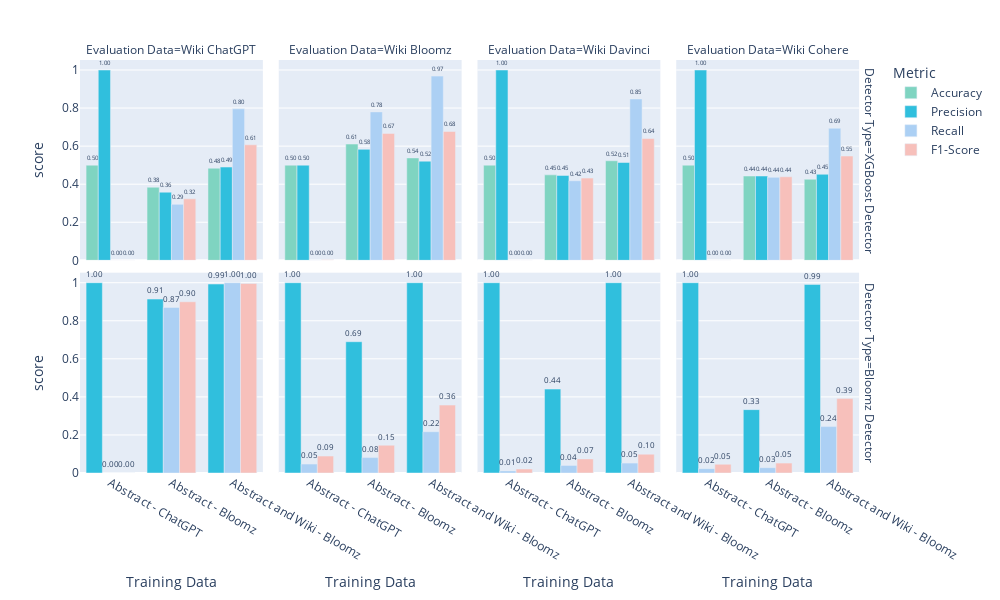

Notebook cell for this chart:
### Code cell
import plotly.express as px

# Filter out NaN values from the relevant columns
results_clean = results.dropna(subset=["score", "Training Data", "Metric", "Evaluation Data", "Detector Type"])

# Create the bar plot with increased figure size
fig = px.bar(results_clean, 
             x="Training Data", 
             y="score", 
             color="Metric", 
             barmode="group",
             facet_col="Evaluation Data", 
             facet_row="Detector Type",
             height=600,  # Set the height of the figure
             width=1000,
             text="score",
             category_orders={"Metric": ["Accuracy", "Precision", "Recall", "F1-Score"]},
             color_discrete_map={'Accuracy': '#7FD4C1', 'Precision': '#30BFDD', 'Recall': '#ACD0F4', 'F1-Score': '#F7C0BB'})  # Set the width of the figure

# Format the bar plot for better readability
fig.update_traces(texttemplate='%{text:.2f}', textposition='outside', cliponaxis=False)

# Dynamically update x-ticks for each facet cell
facet_cols = results_clean["Evaluation Data"].unique()  # Unique facets in `facet_row`
facet_rows = results_clean["Detector Type"].unique()    # Unique facets in `facet_col`

for row_idx, row_val in enumerate(facet_rows):
    for col_idx, col_val in enumerate(facet_cols):
        # Filter data for the specific facet cell
        facet_data = results_clean[
            (results_clean["Evaluation Data"] == row_val) & 
            (results_clean["Detector Type"] == col_val)
        ]
        # Get unique `Training Data` categories for this facet cell
        visible_ticks = facet_data["Training Data"].unique()

        # Update x-axis for this facet cell
        fig.update_xaxes(
            categoryorder="array",   # Reorder x-axis categories
            categoryarray=visible_ticks,  # Only include categories with data
            matches=None,  # Ensure axes adjustments are independent
            row=row_idx + 1,  # Row index in Plotly is 1-based
            col=col_idx + 1   # Column index in Plotly is 1-based
        )

# Show the plot
fig.show()

### Figure 1 — Plotly figure (JSON) as saved in the notebook; plotly's stock layout.template omitted (floating-point values rounded to 4 significant figures)
{"data": [{"alignmentgroup": "True", "cliponaxis": false, "hovertemplate": "Metric=Accuracy<br>Detector Type=XGBoost Detector<br>Evaluation Data=Wiki ChatGPT<br>Training Data=%{x}<br>score=%{text}<extra></extra>", "legendgroup": "Accuracy", "marker": {"color": "#7FD4C1", "pattern": {"shape": ""}}, "name": "Accuracy", "offsetgroup": "Accuracy", "orientation": "v", "showlegend": true, "text": [0.5, 0.384, 0.484], "textposition": "outside", "texttemplate": "%{text:.2f}", "type": "bar", "x": ["Abstract - ChatGPT", "Abstract - Bloomz", "Abstract and Wiki - Bloomz"], "xaxis": "x5", "y": [0.5, 0.384, 0.484], "yaxis": "y5"}, {"alignmentgroup": "True", "cliponaxis": false, "hovertemplate": "Metric=Accuracy<br>Detector Type=XGBoost Detector<br>Evaluation Data=Wiki Bloomz<br>Training Data=%{x}<br>score=%{text}<extra></extra>", "legendgroup": "Accuracy", "marker": {"color": "#7FD4C1", "pattern": {"shape": ""}}, "name": "Accuracy", "offsetgroup": "Accuracy", "orientation": "v", "showlegend": false, "text": [0.5, 0.611, 0.538], "textposition": "outside", "texttemplate": "%{text:.2f}", "type": "bar", "x": ["Abstract - ChatGPT", "Abstract - Bloomz", "Abstract and Wiki - Bloomz"], "xaxis": "x6", "y": [0.5, 0.611, 0.538], "yaxis": "y6"}, {"alignmentgroup": "True", "cliponaxis": false, "hovertemplate": "Metric=Accuracy<br>Detector Type=XGBoost Detector<br>Evaluation Data=Wiki Davinci<br>Training Data=%{x}<br>score=%{text}<extra></extra>", "legendgroup": "Accuracy", "marker": {"color": "#7FD4C1", "pattern": {"shape": ""}}, "name": "Accuracy", "offsetgroup": "Accuracy", "orientation": "v", "showlegend": false, "text": [0.5, 0.449, 0.523], "textposition": "outside", "texttemplate": "%{text:.2f}", "type": "bar", "x": ["Abstract - ChatGPT", "Abstract - Bloomz", "Abstract and Wiki - Bloomz"], "xaxis": "x7", "y": [0.5, 0.449, 0.523], "yaxis": "y7"}, {"alignmentgroup": "True", "cliponaxis": false, "hovertemplate": "Metric=Accuracy<br>Detector Type=XGBoost Detector<br>Evaluation Data=Wiki Cohere<br>Training Data=%{x}<br>score=%{text}<extra></extra>", "legendgroup": "Accuracy", "marker": {"color": "#7FD4C1", "pattern": {"shape": ""}}, "name": "Accuracy", "offsetgroup": "Accuracy", "orientation": "v", "showlegend": false, "text": [0.5, 0.443, 0.426], "textposition": "outside", "texttemplate": "%{text:.2f}", "type": "bar", "x": ["Abstract - ChatGPT", "Abstract - Bloomz", "Abstract and Wiki - Bloomz"], "xaxis": "x8", "y": [0.5, 0.443, 0.426], "yaxis": "y8"}, {"alignmentgroup": "True", "cliponaxis": false, "hovertemplate": "Metric=Precision<br>Detector Type=XGBoost Detector<br>Evaluation Data=Wiki ChatGPT<br>Training Data=%{x}<br>score=%{text}<extra></extra>", "legendgroup": "Precision", "marker": {"color": "#30BFDD", "pattern": {"shape": ""}}, "name": "Precision", "offsetgroup": "Precision", "orientation": "v", "showlegend": true, "text": [1, 0.358, 0.49], "textposition": "outside", "texttemplate": "%{text:.2f}", "type": "bar", "x": ["Abstract - ChatGPT", "Abstract - Bloomz", "Abstract and Wiki - Bloomz"], "xaxis": "x5", "y": [1, 0.358, 0.49], "yaxis": "y5"}, {"alignmentgroup": "True", "cliponaxis": false, "hovertemplate": "Metric=Precision<br>Detector Type=XGBoost Detector<br>Evaluation Data=Wiki Bloomz<br>Training Data=%{x}<br>score=%{text}<extra></extra>", "legendgroup": "Precision", "marker": {"color": "#30BFDD", "pattern": {"shape": ""}}, "name": "Precision", "offsetgroup": "Precision", "orientation": "v", "showlegend": false, "text": [0.5, 0.583, 0.521], "textposition": "outside", "texttemplate": "%{text:.2f}", "type": "bar", "x": ["Abstract - ChatGPT", "Abstract - Bloomz", "Abstract and Wiki - Bloomz"], "xaxis": "x6", "y": [0.5, 0.583, 0.521], "yaxis": "y6"}, {"alignmentgroup": "True", "cliponaxis": false, "hovertemplate": "Metric=Precision<br>Detector Type=XGBoost Detector<br>Evaluation Data=Wiki Davinci<br>Training Data=%{x}<br>score=%{text}<extra></extra>", "legendgroup": "Precision", "marker": {"color": "#30BFDD", "pattern": {"shape": ""}}, "name": "Precision", "offsetgroup": "Precision", "orientation": "v", "showlegend": false, "text": [1, 0.446, 0.514], "textposition": "outside", "texttemplate": "%{text:.2f}", "type": "bar", "x": ["Abstract - ChatGPT", "Abstract - Bloomz", "Abstract and Wiki - Bloomz"], "xaxis": "x7", "y": [1, 0.446, 0.514], "yaxis": "y7"}, {"alignmentgroup": "True", "cliponaxis": false, "hovertemplate": "Metric=Precision<br>Detector Type=XGBoost Detector<br>Evaluation Data=Wiki Cohere<br>Training Data=%{x}<br>score=%{text}<extra></extra>", "legendgroup": "Precision", "marker": {"color": "#30BFDD", "pattern": {"shape": ""}}, "name": "Precision", "offsetgroup": "Precision", "orientation": "v", "showlegend": false, "text": [1, 0.443, 0.452], "textposition": "outside", "texttemplate": "%{text:.2f}", "type": "bar", "x": ["Abstract - ChatGPT", "Abstract - Bloomz", "Abstract and Wiki - Bloomz"], "xaxis": "x8", "y": [1, 0.443, 0.452], "yaxis": "y8"}, {"alignmentgroup": "True", "cliponaxis": false, "hovertemplate": "Metric=Precision<br>Detector Type=Bloomz Detector<br>Evaluation Data=Wiki ChatGPT<br>Training Data=%{x}<br>score=%{text}<extra></extra>", "legendgroup": "Precision", "marker": {"color": "#30BFDD", "pattern": {"shape": ""}}, "name": "Precision", "offsetgroup": "Precision", "orientation": "v", "showlegend": false, "text": [1, 0.914, 0.993], "textposition": "outside", "texttemplate": "%{text:.2f}", "type": "bar", "x": ["Abstract - ChatGPT", "Abstract - Bloomz", "Abstract and Wiki - Bloomz"], "xaxis": "x", "y": [1, 0.914, 0.993], "yaxis": "y"}, {"alignmentgroup": "True", "cliponaxis": false, "hovertemplate": "Metric=Precision<br>Detector Type=Bloomz Detector<br>Evaluation Data=Wiki Bloomz<br>Training Data=%{x}<br>score=%{text}<extra></extra>", "legendgroup": "Precision", "marker": {"color": "#30BFDD", "pattern": {"shape": ""}}, "name": "Precision", "offsetgroup": "Precision", "orientation": "v", "showlegend": false, "text": [1, 0.69, 1], "textposition": "outside", "texttemplate": "%{text:.2f}", "type": "bar", "x": ["Abstract - ChatGPT", "Abstract - Bloomz", "Abstract and Wiki - Bloomz"], "xaxis": "x2", "y": [1, 0.69, 1], "yaxis": "y2"}, {"alignmentgroup": "True", "cliponaxis": false, "hovertemplate": "Metric=Precision<br>Detector Type=Bloomz Detector<br>Evaluation Data=Wiki Davinci<br>Training Data=%{x}<br>score=%{text}<extra></extra>", "legendgroup": "Precision", "marker": {"color": "#30BFDD", "pattern": {"shape": ""}}, "name": "Precision", "offsetgroup": "Precision", "orientation": "v", "showlegend": false, "text": [1, 0.441, 1], "textposition": "outside", "texttemplate": "%{text:.2f}", "type": "bar", "x": ["Abstract - ChatGPT", "Abstract - Bloomz", "Abstract and Wiki - Bloomz"], "xaxis": "x3", "y": [1, 0.441, 1], "yaxis": "y3"}, {"alignmentgroup": "True", "cliponaxis": false, "hovertemplate": "Metric=Precision<br>Detector Type=Bloomz Detector<br>Evaluation Data=Wiki Cohere<br>Training Data=%{x}<br>score=%{text}<extra></extra>", "legendgroup": "Precision", "marker": {"color": "#30BFDD", "pattern": {"shape": ""}}, "name": "Precision", "offsetgroup": "Precision", "orientation": "v", "showlegend": false, "text": [1, 0.333, 0.991], "textposition": "outside", "texttemplate": "%{text:.2f}", "type": "bar", "x": ["Abstract - ChatGPT", "Abstract - Bloomz", "Abstract and Wiki - Bloomz"], "xaxis": "x4", "y": [1, 0.333, 0.991], "yaxis": "y4"}, {"alignmentgroup": "True", "cliponaxis": false, "hovertemplate": "Metric=Recall<br>Detector Type=XGBoost Detector<br>Evaluation Data=Wiki ChatGPT<br>Training Data=%{x}<br>score=%{text}<extra></extra>", "legendgroup": "Recall", "marker": {"color": "#ACD0F4", "pattern": {"shape": ""}}, "name": "Recall", "offsetgroup": "Recall", "orientation": "v", "showlegend": true, "text": [0, 0.294, 0.796], "textposition": "outside", "texttemplate": "%{text:.2f}", "type": "bar", "x": ["Abstract - ChatGPT", "Abstract - Bloomz", "Abstract and Wiki - Bloomz"], "xaxis": "x5", "y": [0, 0.294, 0.796], "yaxis": "y5"}, {"alignmentgroup": "True", "cliponaxis": false, "hovertemplate": "Metric=Recall<br>Detector Type=XGBoost Detector<br>Evaluation Data=Wiki Bloomz<br>Training Data=%{x}<br>score=%{text}<extra></extra>", "legendgroup": "Recall", "marker": {"color": "#ACD0F4", "pattern": {"shape": ""}}, "name": "Recall", "offsetgroup": "Recall", "orientation": "v", "showlegend": false, "text": [0.002, 0.78, 0.968], "textposition": "outside", "texttemplate": "%{text:.2f}", "type": "bar", "x": ["Abstract - ChatGPT", "Abstract - Bloomz", "Abstract and Wiki - Bloomz"], "xaxis": "x6", "y": [0.002, 0.78, 0.968], "yaxis": "y6"}, {"alignmentgroup": "True", "cliponaxis": false, "hovertemplate": "Metric=Recall<br>Detector Type=XGBoost Detector<br>Evaluation Data=Wiki Davinci<br>Training Data=%{x}<br>score=%{text}<extra></extra>", "legendgroup": "Recall", "marker": {"color": "#ACD0F4", "pattern": {"shape": ""}}, "name": "Recall", "offsetgroup": "Recall", "orientation": "v", "showlegend": false, "text": [0, 0.418, 0.848], "textposition": "outside", "texttemplate": "%{text:.2f}", "type": "bar", "x": ["Abstract - ChatGPT", "Abstract - Bloomz", "Abstract and Wiki - Bloomz"], "xaxis": "x7", "y": [0, 0.418, 0.848], "yaxis": "y7"}, {"alignmentgroup": "True", "cliponaxis": false, "hovertemplate": "Metric=Recall<br>Detector Type=XGBoost Detector<br>Evaluation Data=Wiki Cohere<br>Training Data=%{x}<br>score=%{text}<extra></extra>", "legendgroup": "Recall", "marker": {"color": "#ACD0F4", "pattern": {"shape": ""}}, "name": "Recall", "offsetgroup": "Recall", "orientation": "v", "showlegend": false, "text": [0, 0.436, 0.694], "textposition": "outside", "texttemplate": "%{text:.2f}", "type": "bar", "x": ["Abstract - ChatGPT", "Abstract - Bloomz", "Abstract and Wiki - Bloomz"], "xaxis": "x8", "y": [0, 0.436, 0.694], "yaxis": "y8"}, {"alignmentgroup": "True", "cliponaxis": false, "hovertemplate": "Metric=Recall<br>Detector Type=Bloomz Detector<br>Evaluation Data=Wiki ChatGPT<br>Training Data=%{x}<br>score=%{text}<extra></extra>", "legendgroup": "Recall", "marker": {"color": "#ACD0F4", "pattern": {"shape": ""}}, "name": "Recall", "offsetgroup": "Recall", "orientation": "v", "showlegend": false, "text": [0, 0.87, 1], "textposition": "outside", "texttemplate": "%{text:.2f}", "type": "bar", "x": ["Abstract - ChatGPT", "Abstract - Bloomz", "Abstract and Wiki - Bloomz"], "xaxis": "x", "y": [0, 0.87, 1], "yaxis": "y"}, {"alignmentgroup": "True", "cliponaxis": false, "hovertemplate": "Metric=Recall<br>Detector Type=Bloomz Detector<br>Evaluation Data=Wiki Bloomz<br>Training Data=%{x}<br>score=%{text}<extra></extra>", "legendgroup": "Recall", "marker": {"color": "#ACD0F4", "pattern": {"shape": ""}}, "name": "Recall", "offsetgroup": "Recall", "orientation": "v", "showlegend": false, "text": [0.047, 0.081, 0.217], "textposition": "outside", "texttemplate": "%{text:.2f}", "type": "bar", "x": ["Abstract - ChatGPT", "Abstract - Bloomz", "Abstract and Wiki - Bloomz"], "xaxis": "x2", "y": [0.047, 0.081, 0.217], "yaxis": "y2"}, {"alignmentgroup": "True", "cliponaxis": false, "hovertemplate": "Metric=Recall<br>Detector Type=Bloomz Detector<br>Evaluation Data=Wiki Davinci<br>Training Data=%{x}<br>score=%{text}<extra></extra>", "legendgroup": "Recall", "marker": {"color": "#ACD0F4", "pattern": {"shape": ""}}, "name": "Recall", "offsetgroup": "Recall", "orientation": "v", "showlegend": false, "text": [0.011, 0.04, 0.052], "textposition": "outside", "texttemplate": "%{text:.2f}", "type": "bar", "x": ["Abstract - ChatGPT", "Abstract - Bloomz", "Abstract and Wiki - Bloomz"], "xaxis": "x3", "y": [0.011, 0.04, 0.052], "yaxis": "y3"}, {"alignmentgroup": "True", "cliponaxis": false, "hovertemplate": "Metric=Recall<br>Detector Type=Bloomz Detector<br>Evaluation Data=Wiki Cohere<br>Training Data=%{x}<br>score=%{text}<extra></extra>", "legendgroup": "Recall", "marker": {"color": "#ACD0F4", "pattern": {"shape": ""}}, "name": "Recall", "offsetgroup": "Recall", "orientation": "v", "showlegend": false, "text": [0.023, 0.028, 0.244], "textposition": "outside", "texttemplate": "%{text:.2f}", "type": "bar", "x": ["Abstract - ChatGPT", "Abstract - Bloomz", "Abstract and Wiki - Bloomz"], "xaxis": "x4", "y": [0.023, 0.028, 0.244], "yaxis": "y4"}, {"alignmentgroup": "True", "cliponaxis": false, "hovertemplate": "Metric=F1-Score<br>Detector Type=XGBoost Detector<br>Evaluation Data=Wiki ChatGPT<br>Training Data=%{x}<br>score=%{text}<extra></extra>", "legendgroup": "F1-Score", "marker": {"color": "#F7C0BB", "pattern": {"shape": ""}}, "name": "F1-Score", "offsetgroup": "F1-Score", "orientation": "v", "showlegend": true, "text": [0, 0.323, 0.607], "textposition": "outside", "texttemplate": "%{text:.2f}", "type": "bar", "x": ["Abstract - ChatGPT", "Abstract - Bloomz", "Abstract and Wiki - Bloomz"], "xaxis": "x5", "y": [0, 0.323, 0.607], "yaxis": "y5"}, {"alignmentgroup": "True", "cliponaxis": false, "hovertemplate": "Metric=F1-Score<br>Detector Type=XGBoost Detector<br>Evaluation Data=Wiki Bloomz<br>Training Data=%{x}<br>score=%{text}<extra></extra>", "legendgroup": "F1-Score", "marker": {"color": "#F7C0BB", "pattern": {"shape": ""}}, "name": "F1-Score", "offsetgroup": "F1-Score", "orientation": "v", "showlegend": false, "text": [0.003, 0.667, 0.677], "textposition": "outside", "texttemplate": "%{text:.2f}", "type": "bar", "x": ["Abstract - ChatGPT", "Abstract - Bloomz", "Abstract and Wiki - Bloomz"], "xaxis": "x6", "y": [0.003, 0.667, 0.677], "yaxis": "y6"}, {"alignmentgroup": "True", "cliponaxis": false, "hovertemplate": "Metric=F1-Score<br>Detector Type=XGBoost Detector<br>Evaluation Data=Wiki Davinci<br>Training Data=%{x}<br>score=%{text}<extra></extra>", "legendgroup": "F1-Score", "marker": {"color": "#F7C0BB", "pattern": {"shape": ""}}, "name": "F1-Score", "offsetgroup": "F1-Score", "orientation": "v", "showlegend": false, "text": [0, 0.432, 0.64], "textposition": "outside", "texttemplate": "%{text:.2f}", "type": "bar", "x": ["Abstract - ChatGPT", "Abstract - Bloomz", "Abstract and Wiki - Bloomz"], "xaxis": "x7", "y": [0, 0.432, 0.64], "yaxis": "y7"}, {"alignmentgroup": "True", "cliponaxis": false, "hovertemplate": "Metric=F1-Score<br>Detector Type=XGBoost Detector<br>Evaluation Data=Wiki Cohere<br>Training Data=%{x}<br>score=%{text}<extra></extra>", "legendgroup": "F1-Score", "marker": {"color": "#F7C0BB", "pattern": {"shape": ""}}, "name": "F1-Score", "offsetgroup": "F1-Score", "orientation": "v", "showlegend": false, "text": [0, 0.439, 0.548], "textposition": "outside", "texttemplate": "%{text:.2f}", "type": "bar", "x": ["Abstract - ChatGPT", "Abstract - Bloomz", "Abstract and Wiki - Bloomz"], "xaxis": "x8", "y": [0, 0.439, 0.548], "yaxis": "y8"}, {"alignmentgroup": "True", "cliponaxis": false, "hovertemplate": "Metric=F1-Score<br>Detector Type=Bloomz Detector<br>Evaluation Data=Wiki ChatGPT<br>Training Data=%{x}<br>score=%{text}<extra></extra>", "legendgroup": "F1-Score", "marker": {"color": "#F7C0BB", "pattern": {"shape": ""}}, "name": "F1-Score", "offsetgroup": "F1-Score", "orientation": "v", "showlegend": false, "text": [0, 0.9, 0.996], "textposition": "outside", "texttemplate": "%{text:.2f}", "type": "bar", "x": ["Abstract - ChatGPT", "Abstract - Bloomz", "Abstract and Wiki - Bloomz"], "xaxis": "x", "y": [0, 0.9, 0.996], "yaxis": "y"}, {"alignmentgroup": "True", "cliponaxis": false, "hovertemplate": "Metric=F1-Score<br>Detector Type=Bloomz Detector<br>Evaluation Data=Wiki Bloomz<br>Training Data=%{x}<br>score=%{text}<extra></extra>", "legendgroup": "F1-Score", "marker": {"color": "#F7C0BB", "pattern": {"shape": ""}}, "name": "F1-Score", "offsetgroup": "F1-Score", "orientation": "v", "showlegend": false, "text": [0.089, 0.146, 0.357], "textposition": "outside", "texttemplate": "%{text:.2f}", "type": "bar", "x": ["Abstract - ChatGPT", "Abstract - Bloomz", "Abstract and Wiki - Bloomz"], "xaxis": "x2", "y": [0.089, 0.146, 0.357], "yaxis": "y2"}, {"alignmentgroup": "True", "cliponaxis": false, "hovertemplate": "Metric=F1-Score<br>Detector Type=Bloomz Detector<br>Evaluation Data=Wiki Davinci<br>Training Data=%{x}<br>score=%{text}<extra></extra>", "legendgroup": "F1-Score", "marker": {"color": "#F7C0BB", "pattern": {"shape": ""}}, "name": "F1-Score", "offsetgroup": "F1-Score", "orientation": "v", "showlegend": false, "text": [0.021, 0.074, 0.099], "textposition": "outside", "texttemplate": "%{text:.2f}", "type": "bar", "x": ["Abstract - ChatGPT", "Abstract - Bloomz", "Abstract and Wiki - Bloomz"], "xaxis": "x3", "y": [0.021, 0.074, 0.099], "yaxis": "y3"}, {"alignmentgroup": "True", "cliponaxis": false, "hovertemplate": "Metric=F1-Score<br>Detector Type=Bloomz Detector<br>Evaluation Data=Wiki Cohere<br>Training Data=%{x}<br>score=%{text}<extra></extra>", "legendgroup": "F1-Score", "marker": {"color": "#F7C0BB", "pattern": {"shape": ""}}, "name": "F1-Score", "offsetgroup": "F1-Score", "orientation": "v", "showlegend": false, "text": [0.046, 0.052, 0.391], "textposition": "outside", "texttemplate": "%{text:.2f}", "type": "bar", "x": ["Abstract - ChatGPT", "Abstract - Bloomz", "Abstract and Wiki - Bloomz"], "xaxis": "x4", "y": [0.046, 0.052, 0.391], "yaxis": "y4"}], "layout": {"annotations": [{"font": {}, "showarrow": false, "text": "Evaluation Data=Wiki ChatGPT", "x": 0.115, "xanchor": "center", "xref": "paper", "y": 1, "yanchor": "bottom", "yref": "paper"}, {"font": {}, "showarrow": false, "text": "Evaluation Data=Wiki Bloomz", "x": 0.365, "xanchor": "center", "xref": "paper", "y": 1, "yanchor": "bottom", "yref": "paper"}, {"font": {}, "showarrow": false, "text": "Evaluation Data=Wiki Davinci", "x": 0.615, "xanchor": "center", "xref": "paper", "y": 1, "yanchor": "bottom", "yref": "paper"}, {"font": {}, "showarrow": false, "text": "Evaluation Data=Wiki Cohere", "x": 0.865, "xanchor": "center", "xref": "paper", "y": 1, "yanchor": "bottom", "yref": "paper"}, {"font": {}, "showarrow": false, "text": "Detector Type=Bloomz Detector", "textangle": 90, "x": 0.98, "xanchor": "left", "xref": "paper", "y": 0.2425, "yanchor": "middle", "yref": "paper"}, {"font": {}, "showarrow": false, "text": "Detector Type=XGBoost Detector", "textangle": 90, "x": 0.98, "xanchor": "left", "xref": "paper", "y": 0.7575, "yanchor": "middle", "yref": "paper"}], "barmode": "group", "height": 600, "legend": {"title": {"text": "Metric"}, "tracegroupgap": 0}, "margin": {"t": 60}, "width": 1000, "xaxis": {"anchor": "y", "categoryarray": [], "categoryorder": "array", "domain": [0, 0.23], "title": {"text": "Training Data"}}, "xaxis2": {"anchor": "y2", "categoryarray": [], "categoryorder": "array", "domain": [0.25, 0.48], "title": {"text": "Training Data"}}, "xaxis3": {"anchor": "y3", "categoryarray": [], "categoryorder": "array", "domain": [0.5, 0.73], "title": {"text": "Training Data"}}, "xaxis4": {"anchor": "y4", "categoryarray": [], "categoryorder": "array", "domain": [0.75, 0.98], "title": {"text": "Training Data"}}, "xaxis5": {"anchor": "y5", "categoryarray": [], "categoryorder": "array", "domain": [0, 0.23], "showticklabels": false}, "xaxis6": {"anchor": "y6", "categoryarray": [], "categoryorder": "array", "domain": [0.25, 0.48], "showticklabels": false}, "xaxis7": {"anchor": "y7", "categoryarray": [], "categoryorder": "array", "domain": [0.5, 0.73], "showticklabels": false}, "xaxis8": {"anchor": "y8", "categoryarray": [], "categoryorder": "array", "domain": [0.75, 0.98], "showticklabels": false}, "yaxis": {"anchor": "x", "domain": [0, 0.485], "title": {"text": "score"}}, "yaxis2": {"anchor": "x2", "domain": [0, 0.485], "matches": "y", "showticklabels": false}, "yaxis3": {"anchor": "x3", "domain": [0, 0.485], "matches": "y", "showticklabels": false}, "yaxis4": {"anchor": "x4", "domain": [0, 0.485], "matches": "y", "showticklabels": false}, "yaxis5": {"anchor": "x5", "domain": [0.515, 1], "matches": "y", "title": {"text": "score"}}, "yaxis6": {"anchor": "x6", "domain": [0.515, 1], "matches": "y", "showticklabels": false}, "yaxis7": {"anchor": "x7", "domain": [0.515, 1], "matches": "y", "showticklabels": false}, "yaxis8": {"anchor": "x8", "domain": [0.515, 1], "matches": "y", "showticklabels": false}}}
